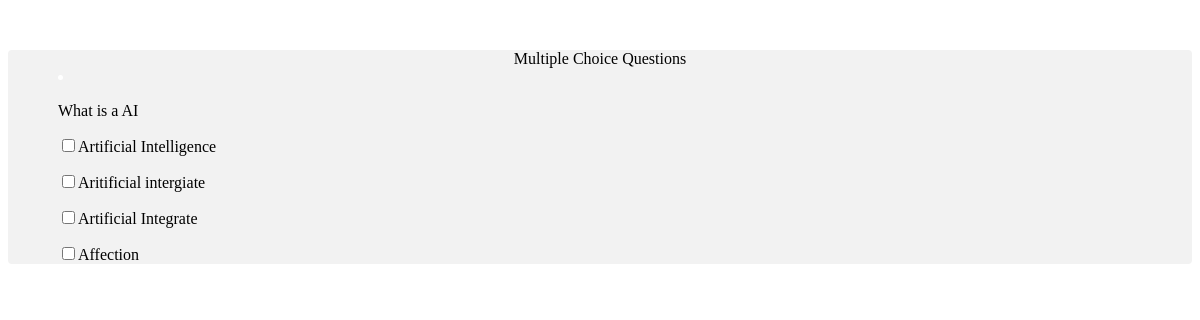
The page /blog/but/mult/ on the database its author committed.
### blog/models.py (models this page shows, shortened)
class Multp(models.Model):
    Q1 = models.TextField(max_length=200, unique=True)
    a1 = models.TextField(max_length=200, unique=True)
    b1 = models.TextField(max_length=200, unique=True)
    c1 = models.TextField(max_length=200, unique=True)
    d1 = models.TextField(max_length=200, unique=True)

### blog/views.py (the view)
# urls.py: path('but/mult/',views.mult,name='mult'),
def mult(request):
    blog2 = Multp.objects.all()
    return render(request,'mult.html',{"blog" : blog2})

### templates/templates/mult.html (shortened to what this page needs)
{% load static %}
<!DOCTYPE html>
<html>
<h3<p style="color:#fff"></p>Question Management</h3>
<body>
<div>
<center><h3<p style="color:#000000"></p>Multiple Choice Questions</h3></center>
{% for i in blog %}
    <li>
        <h4<p style="color:#000000"></p>{{i.Q1}}</h5><br>
        <h3<p style="color:#000000"></p><input type="checkbox" name="vehicle1" value="Bike">{{i.a1}}</h3>
        <h3<p style="color:#000000"></p><input type="checkbox" name="vehicle1" value="Bike">{{i.b1}}</h3><br>
        <h3<p style="color:#000000"></p><input type="checkbox" name="vehicle1" value="Bike">{{i.c1}}</h3>
        <h3<p style="color:#000000"></p><input type="checkbox" name="vehicle1" value="Bike">{{i.d1}}</h3>
    </li>
    {% endfor %}
</div>
</body>
</html>

### rows shown on the page
Multp: Q1 "What is a AI", a1 "Artificial Intelligence", b1 "Aritificial intergiate", c1 "Artificial Integrate", d1 "Affection"
